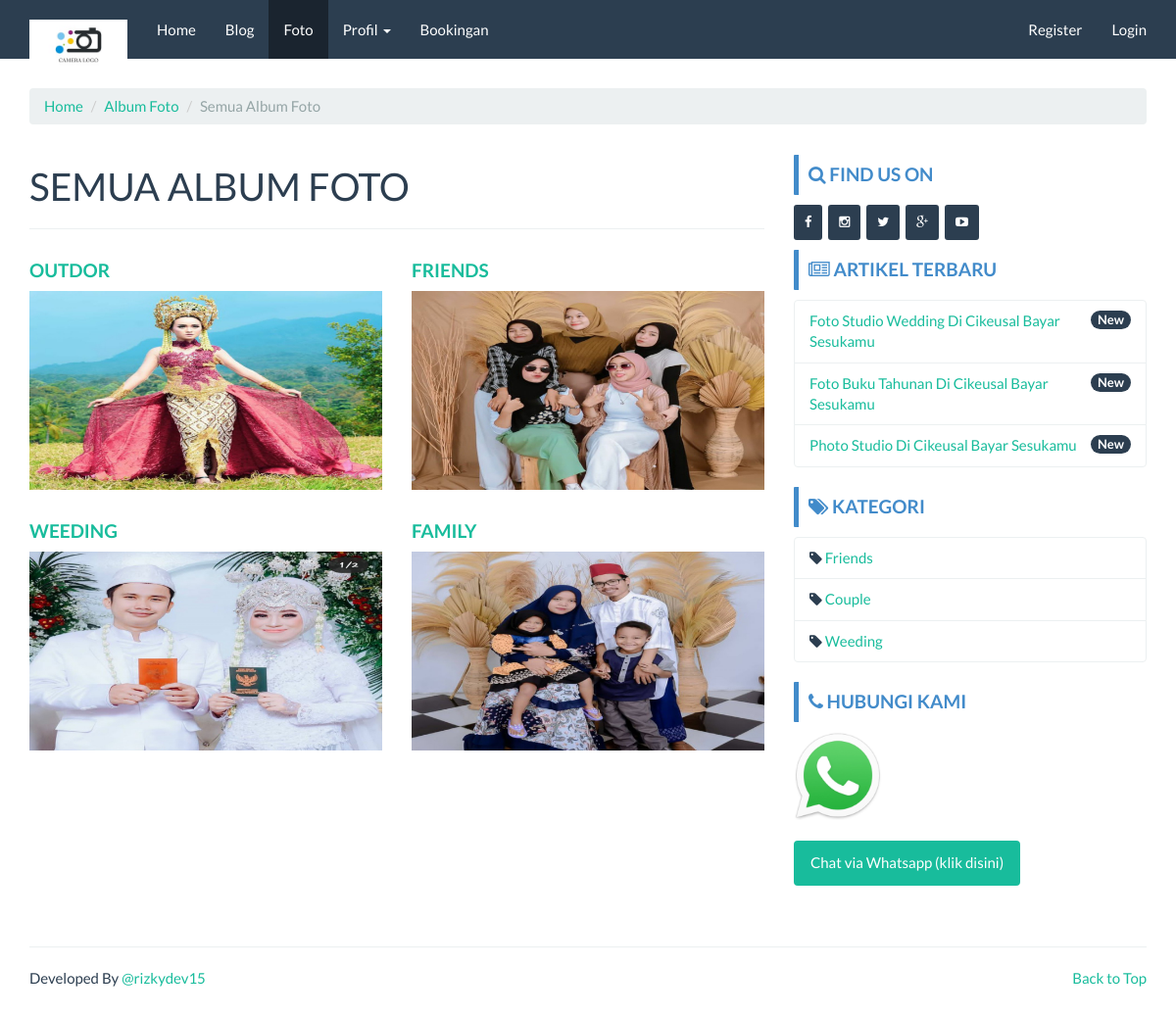
/index.php/gallery/album, run on the app's committed database.
### tables this page shows
CREATE TABLE `company` (
  `id_company` int(11) NOT NULL,
  `company_name` varchar(100) NOT NULL,
  `company_desc` text NOT NULL,
  `company_address` text NOT NULL,
  `company_maps` text NOT NULL,
  `company_phone` char(30) NOT NULL,
  `company_phone2` char(30) NOT NULL,
  `company_fax` char(30) NOT NULL,
  `company_email` char(30) NOT NULL,
  `foto` text NOT NULL,
  `foto_type` char(10) NOT NULL,
  `created` datetime NOT NULL DEFAULT current_timestamp(),
  `modified` datetime DEFAULT NULL,
  `created_by` char(50) NOT NULL,
  `modified_by` char(50) NOT NULL
);

CREATE TABLE `album` (
  `id_album` int(11) NOT NULL,
  `nama_album` char(50) NOT NULL,
  `slug_album` char(50) NOT NULL,
  `foto` text NOT NULL,
  `created_by` char(20) NOT NULL,
  `created_at` datetime NOT NULL DEFAULT current_timestamp(),
  `modified_by` char(20) DEFAULT NULL,
  `modified_at` datetime DEFAULT NULL ON UPDATE current_timestamp()
);

CREATE TABLE `event` (
  `id_event` int(11) NOT NULL,
  `nama_event` varchar(100) NOT NULL,
  `slug_event` varchar(100) DEFAULT NULL,
  `deskripsi` text DEFAULT NULL,
  `kategori` int(11) DEFAULT NULL,
  `foto` text DEFAULT NULL,
  `foto_type` char(10) DEFAULT NULL,
  `created_at` datetime NOT NULL DEFAULT current_timestamp(),
  `created_by` char(50) NOT NULL,
  `modified_at` datetime DEFAULT NULL ON UPDATE current_timestamp(),
  `modified_by` char(50) NOT NULL
);

CREATE TABLE `kategori` (
  `id_kategori` int(11) NOT NULL,
  `nama_kategori` varchar(20) NOT NULL,
  `slug_kat` varchar(20) NOT NULL,
  `created_by` char(50) NOT NULL,
  `created_at` datetime NOT NULL DEFAULT current_timestamp(),
  `modified_by` char(50) NOT NULL,
  `modified_at` datetime DEFAULT NULL ON UPDATE current_timestamp()
);

CREATE TABLE `kontak` (
  `id_kontak` int(11) NOT NULL,
  `nama_kontak` char(50) NOT NULL,
  `nohp` char(50) NOT NULL,
  `created_by` char(50) NOT NULL,
  `created_at` datetime NOT NULL DEFAULT current_timestamp(),
  `modified_by` char(50) NOT NULL,
  `modified_at` datetime DEFAULT NULL ON UPDATE current_timestamp()
);

### application/controllers/Gallery.php (called while the page is built, shortened)
<?php
class Gallery extends CI_Controller {
	function __construct()
  {
		$this->load->helper('clean');
		$this->load->model('Album_model');
		$this->load->model('Company_model');
		$this->load->model('Event_model');
		$this->load->model('Foto_model');
		$this->load->model('Kategori_model');
		$this->load->model('Kontak_model');
		$this->data['company_data'] 			= $this->Company_model->get_by_company();
		$this->data['event_sidebar'] 			= $this->Event_model->get_all_sidebar();
		$this->data['kategori_sidebar'] 	= $this->Kategori_model->get_all();
		$this->data['kontak_sidebar'] 		= $this->Kontak_model->get_all();
  }
	public function album()
	{
    $this->data['title'] = "Semua Album Foto";
    $this->load->library('pagination');
    $config['per_page'] = 12;
    $dari = $this->uri->segment('4');
    $this->data['album_all'] = $this->Album_model->get_all_arsip($config['per_page'],$dari);
    $this->load->view('front/album/body', $this->data);
	}
}

### index.php (called while the page is built, shortened)
<?php
require_once BASEPATH.'core/CodeIgniter.php';

### application/models/Company_model.php (called while the page is built, shortened)
<?php  if ( ! defined('BASEPATH')) exit('No direct script access allowed');
class Company_model extends CI_Model
{
  public $table = 'company';
  function get_by_company()
  {
    $this->db->where('id_company', '1');
    return $this->db->get($this->table)->row();
  }
}

### application/models/Album_model.php (called while the page is built, shortened)
<?php  if ( ! defined('BASEPATH')) exit('No direct script access allowed');
class Album_model extends CI_Model
{
  public $table = 'album';
  public $id    = 'id_album';
  function get_all_arsip($per_page,$dari)
  {
    $this->db->order_by($this->id, 'DESC');
    $query = $this->db->get($this->table,$per_page,$dari);
    return $query->result();
  }
}

### application/models/Event_model.php (called while the page is built, shortened)
<?php  if ( ! defined('BASEPATH')) exit('No direct script access allowed');
class Event_model extends CI_Model
{
  public $table = 'event';
  public $id    = 'id_event';
  public $order = 'DESC';
  function get_all_sidebar()
  {
    $this->db->limit(3);
    $this->db->order_by($this->id, $this->order);
    return $this->db->get($this->table)->result();
  }
}

### application/models/Kategori_model.php (called while the page is built, shortened)
<?php  if ( ! defined('BASEPATH')) exit('No direct script access allowed');
class Kategori_model extends CI_Model
{
  public $table = 'kategori';
  function get_all()
  {
    return $this->db->get($this->table)->result();
  }
}

### application/models/Kontak_model.php (called while the page is built, shortened)
<?php  if ( ! defined('BASEPATH')) exit('No direct script access allowed');
class Kontak_model extends CI_Model
{
  public $table = 'kontak';
  function get_all()
  {
    return $this->db->get($this->table)->result();
  }
}

### application/views/front/album/body.php (the view, shortened to what this page needs)
<?php $this->load->view('front/header'); ?>
<?php $this->load->view('front/navbar'); ?>
<div class="container">
	<ol class="breadcrumb">
		<li><a href="<?php echo base_url() ?>">Home</a></li>
		<li><a href="<?php echo base_url('gallery/album') ?>">Album Foto</a></li>
		<li class="active"><?php echo $title ?></li>
	</ol>
	<div class="row">
		<div class="col-md-8"><h1><?php echo strtoupper($title) ?></h1><hr>
			<div class="row">
				<?php foreach($album_all as $album){ ?>
					<div class="col-lg-6">
						<h4><a href="#"><?php echo $album->nama_album ?></a></h4>
						<a href="<?php echo base_url("gallery/read/$album->slug_album") ?>">
							<?php
							if(empty($album->foto)) {echo "<img class='img-responsive' src='".base_url()."assets/images/no_image_thumb.png'>";}
							else { echo " <img class='img-responsive' src='".base_url()."assets/images/album/".$album->foto."'> ";}
							?>
						</a><br>
					</div>
				<?php } ?>
			</div>
		</div>
		<?php $this->load->view('front/sidebar'); ?>
	</div>
</div>

### application/views/front/navbar.php (shortened to what this page needs)
<nav class="navbar navbar-default navbar-fixed-top">
  <div class="container">
    <div class="navbar-header">
      <a class="navbar-brand" href="<?php echo base_url() ?>">
        <img src="<?php echo base_url('assets/images/company/').$company_data->foto.$company_data->foto_type ?>" alt="<?php echo $company_data->company_name ?>" width="100px">
      </a>
    </div>
    <div class="collapse navbar-collapse" id="bs-example-navbar-collapse-1">
      <ul class="nav navbar-nav">
        <li class="<?php if($this->uri->segment(1) == ""){echo "active";} ?>">
          <a href="<?php echo base_url() ?>">Home </a>
        </li>
        <li class="<?php if($this->uri->segment(1) == "event"){echo "active";} ?>">
          <a href="<?php echo base_url('event') ?>"> Blog</a>
        </li>
        <li class="<?php if($this->uri->segment(1) == "gallery"){echo "active";} ?>">
          <a href="<?php echo base_url('gallery/album') ?>"> Foto</a>
        </li>
        <li class="dropdown <?php if($this->uri->segment(1) == "about" or $this->uri->segment(1) == "contact"){echo "active";} ?>">
          <a href="#" class="dropdown-toggle" data-toggle="dropdown" role="button" aria-haspopup="true" aria-expanded="false">Profil <span class="caret"></span></a>
        </li>
        <li class="<?php if($this->uri->segment(1) == "cart" && $this->uri->segment(2) == ""){echo "active";} ?>">
          <a href="<?php echo base_url('cart') ?>"> Bookingan</a>
        </li>
      </ul>
      <?php if($this->session->userdata('usertype') != NULL){ ?>
        <ul class="nav navbar-nav navbar-right">
          <li class="dropdown">
            <a href="#" class="dropdown-toggle" data-toggle="dropdown" role="button" aria-haspopup="true" aria-expanded="false">Hi, <?php echo $this->session->userdata('username') ?> <span class="caret"></span></a>
            <ul class="dropdown-menu">
              <li><a href="<?php echo base_url('cart/history') ?>">Riwayat Booking</a></li>
              <li><a href="<?php echo base_url('auth/edit_profil/').$this->session->userdata('user_id') ?>">Edit Profil</a></li>
              <li><a href="<?php echo base_url('auth/profil') ?>">Profil Saya</a></li>
              <li role="separator" class="divider"></li>
              <li><a href="<?php echo base_url('auth/logout') ?>">Logout</a></li>
            </ul>
          </li>
        </ul>
      <?php }else{ ?>
        <ul class="nav navbar-nav navbar-right">
          <li><a href="<?php echo base_url('auth/register') ?>">Register</a></li>
          <li><a href="<?php echo base_url('auth/login') ?>">Login</a></li>
        </ul>
      <?php } ?>
    </div>
  </div>
</nav>

### application/views/front/modul/mod_event.php
<div class="bs-callout bs-callout-primary mt-3">
  <h4><i class="fa fa-newspaper-o"></i> Artikel Terbaru</h4>
</div>
<ul class="list-group">
  <?php
  foreach ($event_sidebar as $event_sidebar) {
  ?>
    <li class="list-group-item">
      <span class="badge">New</span>
      <?php echo anchor('event/read/' . $event_sidebar->slug_event . '', '' . $event_sidebar->nama_event . '') ?>
    </li>
  <?php } ?>
</ul>

### application/views/front/modul/mod_kategori.php (shortened to what this page needs)
<div class="bs-callout bs-callout-primary"><h4><i class="fa fa-tags"></i> Kategori</h4></div>
<ul class="list-group">
  <?php
  foreach ($kategori_sidebar as $kategori_sidebar)
  {
  ?>
  <li class="list-group-item">
    <i class="fa fa-tag"></i> <?php echo anchor('event/kategori/'.$kategori_sidebar->slug_kat.'',''.$kategori_sidebar->nama_kategori.'') ?>
  </li>
  <?php } ?>
</ul>

### application/views/front/modul/mod_cs.php
<div class="bs-callout bs-callout-primary"><h4><i class="fa fa-phone"></i> Hubungi Kami</h4></div>
<ul class="list-group">
  <div><img src="<?php echo base_url('assets/images/wa.jpg') ?>" width="90px"></div>
  <?php foreach($kontak_sidebar as $kontak){?>
  <br>
    <a href="https://api.whatsapp.com/send?phone=+<?php echo $kontak->nohp ?>&text=Hi%20Gan,%20Saya%20mau%20booking%20foto">
      <button class="btn btn-success" type="submit" name="button">Chat via Whatsapp (klik disini)</button>
    </a><br><br>
  <?php } ?>
</ul>

### assets/template/frontend/css/custom.css (style rules this page uses)
h4 { font-weight: bold; text-transform: uppercase; }
.bs-callout { padding: 10px; margin-top: 10px; margin-bottom: 10px; border: 0px solid #eee; border-left-width: 5px; border-radius: 1px; }
.bs-callout h4 { margin-top: 0; margin-bottom: 0px; }
.bs-callout-primary { border-left-color: #428bca; }
.bs-callout-primary h4 { color: #428bca; }
a:hover, a:visited, a:link, a:active { text-decoration: none; }

### data on the page
company: foto+foto_type (picture)
album: nama_album "OUTDOR", foto (picture)
album: nama_album "FRIENDS", foto (picture)
album: nama_album "WEEDING", foto (picture)
album: nama_album "FAMILY", foto (picture)
event: slug_event+nama_event "Foto Studio Wedding Di Cikeusal Bayar Sesukamu"
event: slug_event+nama_event "Foto Buku Tahunan Di Cikeusal Bayar Sesukamu"
event: slug_event+nama_event "Photo Studio Di Cikeusal Bayar Sesukamu"
kategori: slug_kat+nama_kategori "Friends"
kategori: slug_kat+nama_kategori "Couple"
kategori: slug_kat+nama_kategori "Weeding"

### other printed values
$title "Semua Album Foto"
$title "SEMUA ALBUM FOTO"
